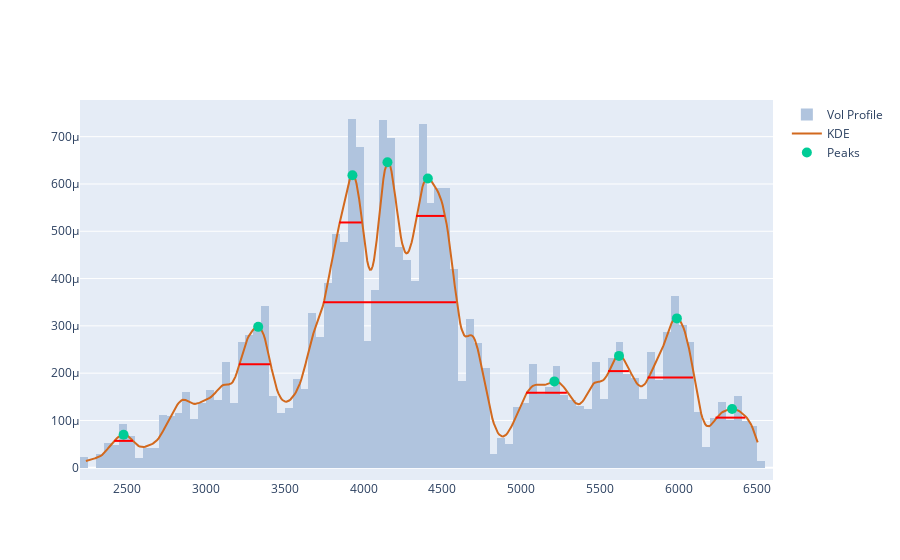

Here is the notebook cell this chart was saved with:
### Code cell
# Peak Width
width_range=1
peaks, peak_props = signal.find_peaks(kdy, prominence=0.00001, width=width_range)

left_ips = peak_props['left_ips']
right_ips = peak_props['right_ips']
width_x0 = xr.min() + (left_ips * ticks_per_sample)
width_x1 = xr.min() + (right_ips * ticks_per_sample)
width_y = peak_props['width_heights']

fig = get_dist_plot(sp.Close, sp.Volume, xr, kdy)
fig.add_trace(go.Scatter(name='Peaks', x=pkx, y=pky, mode='markers', marker=pk_marker_args))

for x0, x1, y in zip(width_x0, width_x1, width_y):
    fig.add_shape(type='line',
        xref='x', yref='y',
        x0=x0, y0=y, x1=x1, y1=y,
        line=dict(
            color='red',
            width=2,
        )
    )
fig.show()

### Figure 1 — Plotly figure (JSON) as saved in the notebook; plotly's stock layout.template omitted (floating-point values rounded to 4 significant figures; data arrays with more than 128 entries replaced by an {"elided": "..."} marker saying what was removed)
{"data": [{"histfunc": "sum", "histnorm": "probability density", "marker": {"color": "#B0C4DE"}, "name": "Vol Profile", "nbinsx": 150, "type": "histogram", "x": {"elided": "1425 float values"}, "y": {"elided": "1425 float values"}}, {"marker": {"color": "#D2691E"}, "mode": "lines", "name": "KDE", "type": "scatter", "x": {"elided": "500 float values"}, "y": {"elided": "500 float values"}}, {"marker": {"size": 10}, "mode": "markers", "name": "Peaks", "type": "scatter", "x": [2477.0, 3331.0, 3930.0, 4152.0, 4408.0, 5211.0, 5622.0, 5989.0, 6339.0], "y": [6.994e-05, 0.0002979, 0.0006185, 0.0006459, 0.0006115, 0.0001826, 0.0002365, 0.0003158, 0.0001243]}], "layout": {"shapes": [{"line": {"color": "red", "width": 2}, "type": "line", "x0": 2417.0, "x1": 2536.0, "xref": "x", "y0": 5.682e-05, "y1": 5.682e-05, "yref": "y"}, {"line": {"color": "red", "width": 2}, "type": "line", "x0": 3209.0, "x1": 3408.0, "xref": "x", "y0": 0.0002189, "y1": 0.0002189, "yref": "y"}, {"line": {"color": "red", "width": 2}, "type": "line", "x0": 3846.0, "x1": 3987.0, "xref": "x", "y0": 0.0005186, "y1": 0.0005186, "yref": "y"}, {"line": {"color": "red", "width": 2}, "type": "line", "x0": 3745.0, "x1": 4588.0, "xref": "x", "y0": 0.0003499, "y1": 0.0003499, "yref": "y"}, {"line": {"color": "red", "width": 2}, "type": "line", "x0": 4333.0, "x1": 4513.0, "xref": "x", "y0": 0.0005324, "y1": 0.0005324, "yref": "y"}, {"line": {"color": "red", "width": 2}, "type": "line", "x0": 5032.0, "x1": 5290.0, "xref": "x", "y0": 0.0001586, "y1": 0.0001586, "yref": "y"}, {"line": {"color": "red", "width": 2}, "type": "line", "x0": 5552.0, "x1": 5685.0, "xref": "x", "y0": 0.0002043, "y1": 0.0002043, "yref": "y"}, {"line": {"color": "red", "width": 2}, "type": "line", "x0": 5803.0, "x1": 6091.0, "xref": "x", "y0": 0.0001911, "y1": 0.0001911, "yref": "y"}, {"line": {"color": "red", "width": 2}, "type": "line", "x0": 6234.0, "x1": 6424.0, "xref": "x", "y0": 0.000106, "y1": 0.000106, "yref": "y"}]}}
